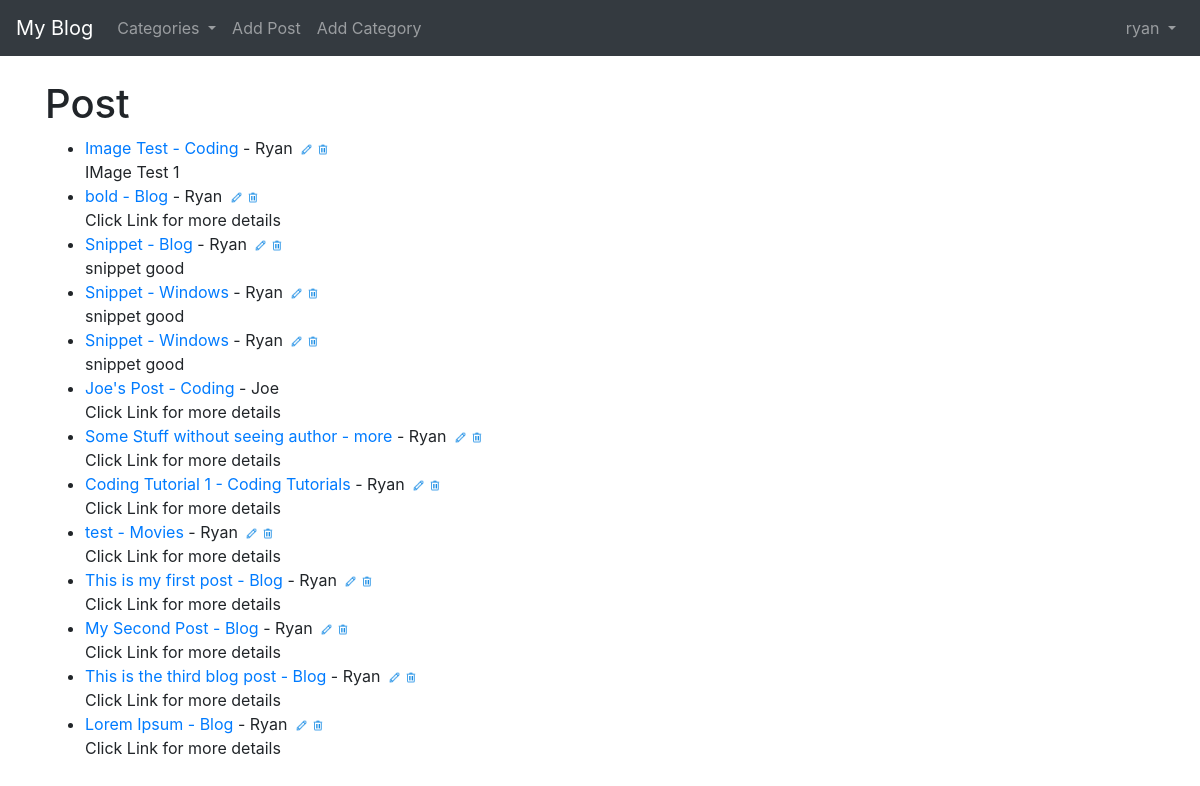
The app's page / (signed in), older data.
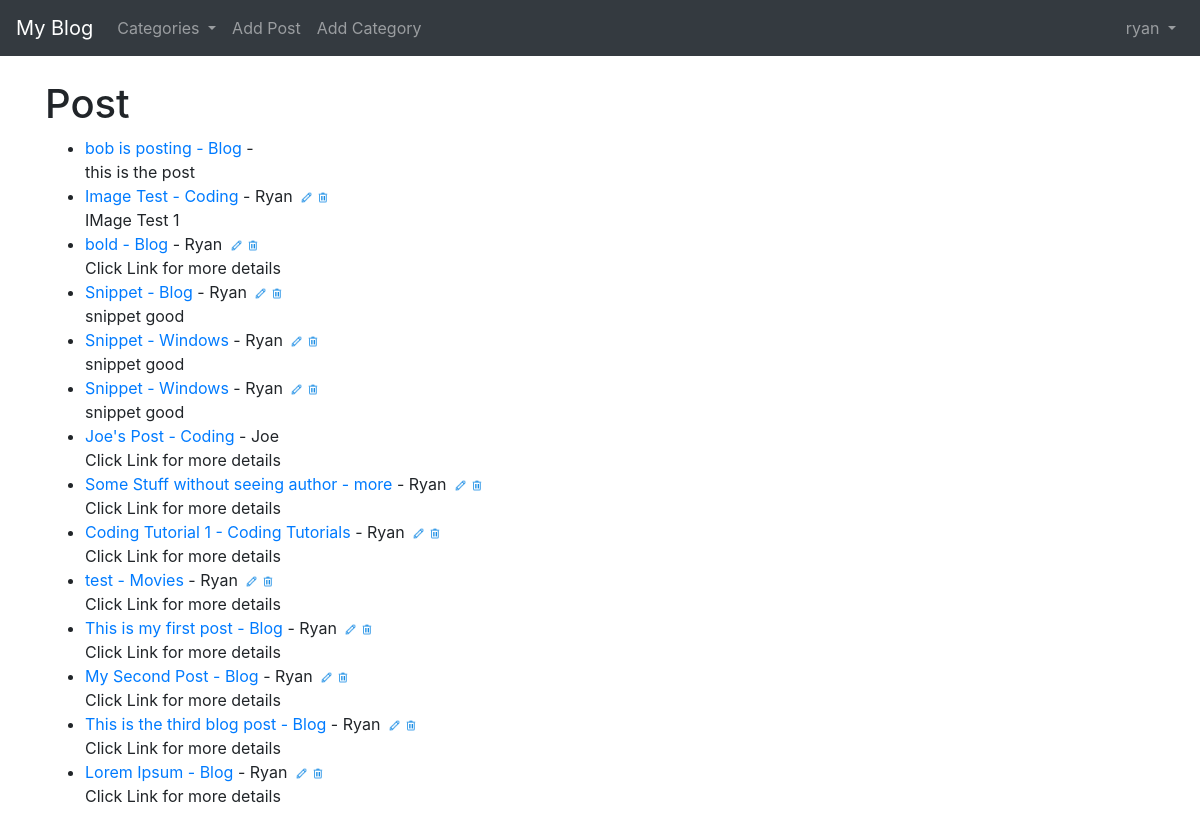
The same page, newer data.
### theblog/models.py (models this page shows, shortened)
class Post(models.Model):
    title = models.CharField(max_length=255)
    header_image = models.ImageField(null=True, blank=True, upload_to='images/')
    title_tag = models.CharField(max_length=255, default='The Blog - ')
    author = models.ForeignKey(User, on_delete=models.CASCADE)
    body = RichTextField(blank=True, null=True)
    post_date = models.DateField(auto_now_add=True)
    category = models.CharField(max_length=255, default='uncategorized')
    snippet = models.CharField(max_length=255)
    likes = models.ManyToManyField(User, related_name='blog_post')
    dislikes = models.ManyToManyField(User, related_name='blog_post_dislike')

### theblog/views.py (the view)
# urls.py: path('', HomeView.as_view(), name="home"),
class HomeView(ListView):
    model = Post
    template_name = "home.html"
    ordering = ['-post_date']
    def get_context_data(self, *args, **kwargs):
        cat_menu = Category.objects.all()
        context = super(HomeView, self).get_context_data(*args, **kwargs)
        context['cat_menu'] = cat_menu
        return context

### theblog/models.py (called while the page is built)
    def __str__(self):
        return self.name

### theblog/templates/home.html
{% extends 'base.html' %}
{% load static %}
{% block content %}
<h1>Post</h1>
<ul>
    {% for post in object_list %}
        <li><a href="{% url 'article-detail' post.pk %}">{{ post.title }} - <a href="{% url 'category' post.category|slugify %}">{{ post.category }}</a> - {{ post.author.first_name }}</a>
            {% if user.is_authenticated %}
                {% if user.id == post.author.id %}
            <a
                href="{% url 'update_post' post.pk %}"><img src="{% static 'img/edit_32px.png' %}" alt="" class="edit"></a><a
                href="{% url 'delete_post' post.pk %}"><img src="{% static 'img/trash_32px.png' %}" alt="" class="edit"></a>
            {% endif %}
            {% endif %}<br>
        {{ post.snippet }}</li>
    {% endfor %}
</ul>
{% endblock %}

Row changes from the older to the newer data that the page shows:
added Post: title "bob is posting", category "Blog", snippet "this is the post"
